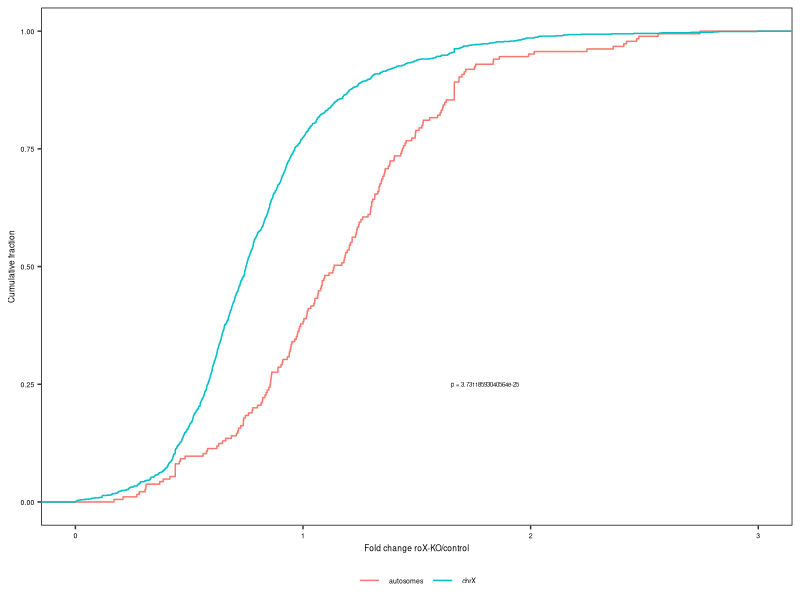
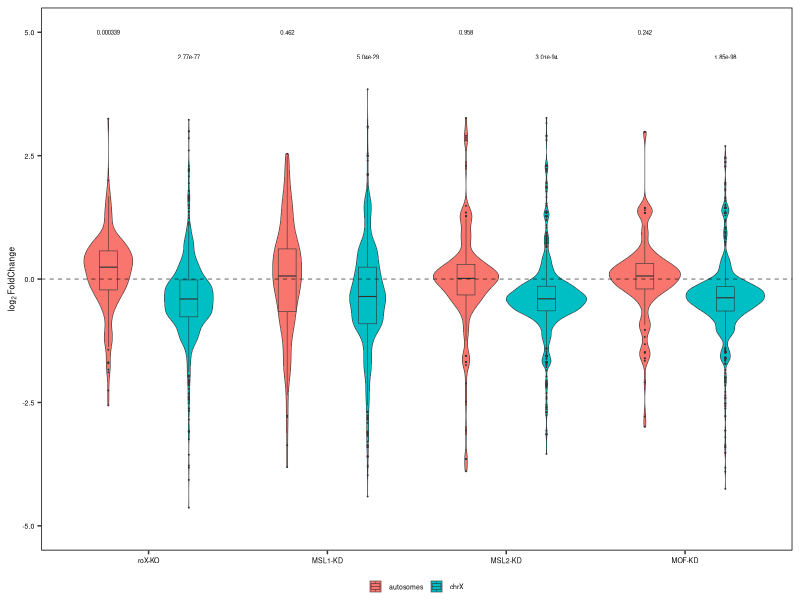
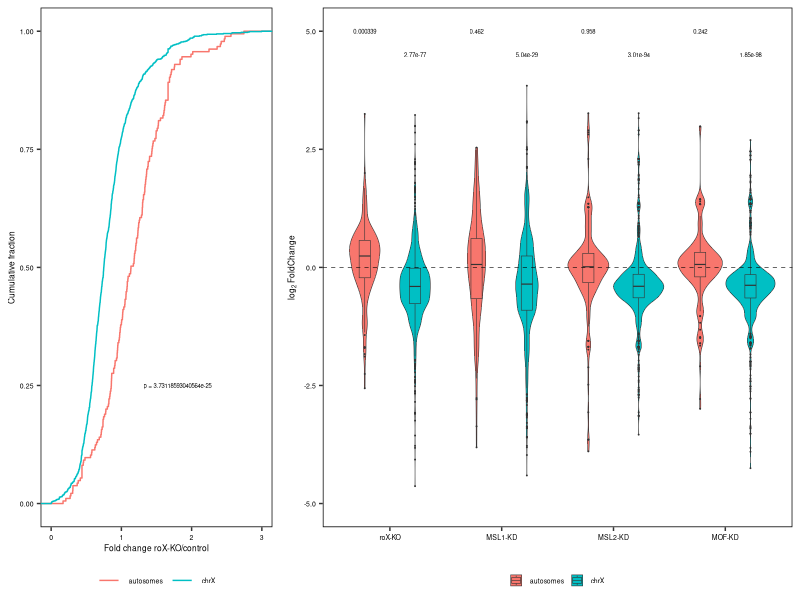

The R source for these figures, in order:
rm(list = ls())
library(ggpubr)
library(reshape2)
fi <- read.table('../../data/gene_expression_data/roXassociatedgenes_expression.txt',sep = '\t',header = T,check.names = F)
fi <- fi[,c('geneid','genename','chrtype','roX-KO-L1_log2FC','msl1kd_log2FC','msl2kd_log2FC','mofkd_log2FC')] #new
names(fi) <- c('geneid','genename','chrtype','roX-KO','MSL1-KD','MSL2-KD','MOF-KD') #new
#roX only
fi_rox <- na.omit(fi[,c("geneid","chrtype","roX-KO")])
fi_rox$FoldChange <- 2^(fi_rox$`roX-KO`)
pv <- ks.test(x=fi_rox$FoldChange[which(fi_rox$chrtype=='autosomes')],y=fi_rox$FoldChange[which(fi_rox$chrtype=='chrX')])$p.value
pv <- ifelse(pv==0,'p < 2.2e-16',paste('p =',pv))
pa <- ggplot(fi_rox,aes(x=FoldChange)) +
  stat_ecdf(aes(color=chrtype)) +
  labs(x='Fold change roX-KO/control',y='Cumulative fraction') +
  scale_x_continuous(limits = c(0,3)) +
  theme(plot.background = element_blank(),panel.background = element_rect(color = 'black',fill = 'transparent',),
        panel.grid = element_blank(),
        legend.position = 'bottom',legend.title = element_blank(),legend.background = element_blank(),legend.key = element_blank(),
        legend.text = element_text(size = 5),legend.margin = margin(0,0,0,0,'pt'),
        axis.text = element_text(color = 'black',size = 5),
        axis.title = element_text(size = 6)) +
  annotate('text',x=1.8,y=.25,size=1.5,label=pv)
print(pa)

#plot violin: roX-KO, MSL1-KD, MSL2-KD, MOF-KD
df <- melt(fi,variable.name = 'genotype',value.name = 'log2FC')
agg <- aggregate(list(pvalue=df$log2FC),list(chrtype=df$chrtype,genotype=df$genotype),FUN = function(x) signif(wilcox.test(x)$p.value,3) ) #https://statisticsglobe.com/set-column-names-within-aggregate-function-in-r
agg$ypos <- c(5,4.5)
pb <- ggplot(df,aes(x=genotype,y=log2FC,fill=chrtype)) +
  geom_violin(size=.2) +
  geom_boxplot(position = position_dodge(width = .9),width=.2,outlier.size = .001,size=.2) +
  geom_hline(yintercept = 0,linetype=2,size=.2) +
  geom_text(data = agg,aes(x=genotype,y=ypos,label=pvalue),size=1.5,position = position_dodge(0.9)) +
  labs(x=NULL,y=expression(log[2]~FoldChange)) +
  scale_y_continuous(limits = c(-5,5)) +
  theme(plot.background = element_blank(),panel.background = element_rect(fill = 'transparent',color = 'black'),panel.grid = element_blank(),axis.title = element_text(size = 6),
        axis.text = element_text(color = 'black',size = 5),legend.position = 'bottom',legend.background = element_blank(),
        legend.key = element_blank(),legend.title = element_blank(),legend.key.size = unit(3,'mm'),legend.text = element_text(size = 5),legend.margin = margin(0,0,0,0,'pt'))
print(pb)
#plot together
pab <- ggarrange(pa,pb,nrow = 1,align = 'h',widths = c(3.5,6.5))
print(pab)